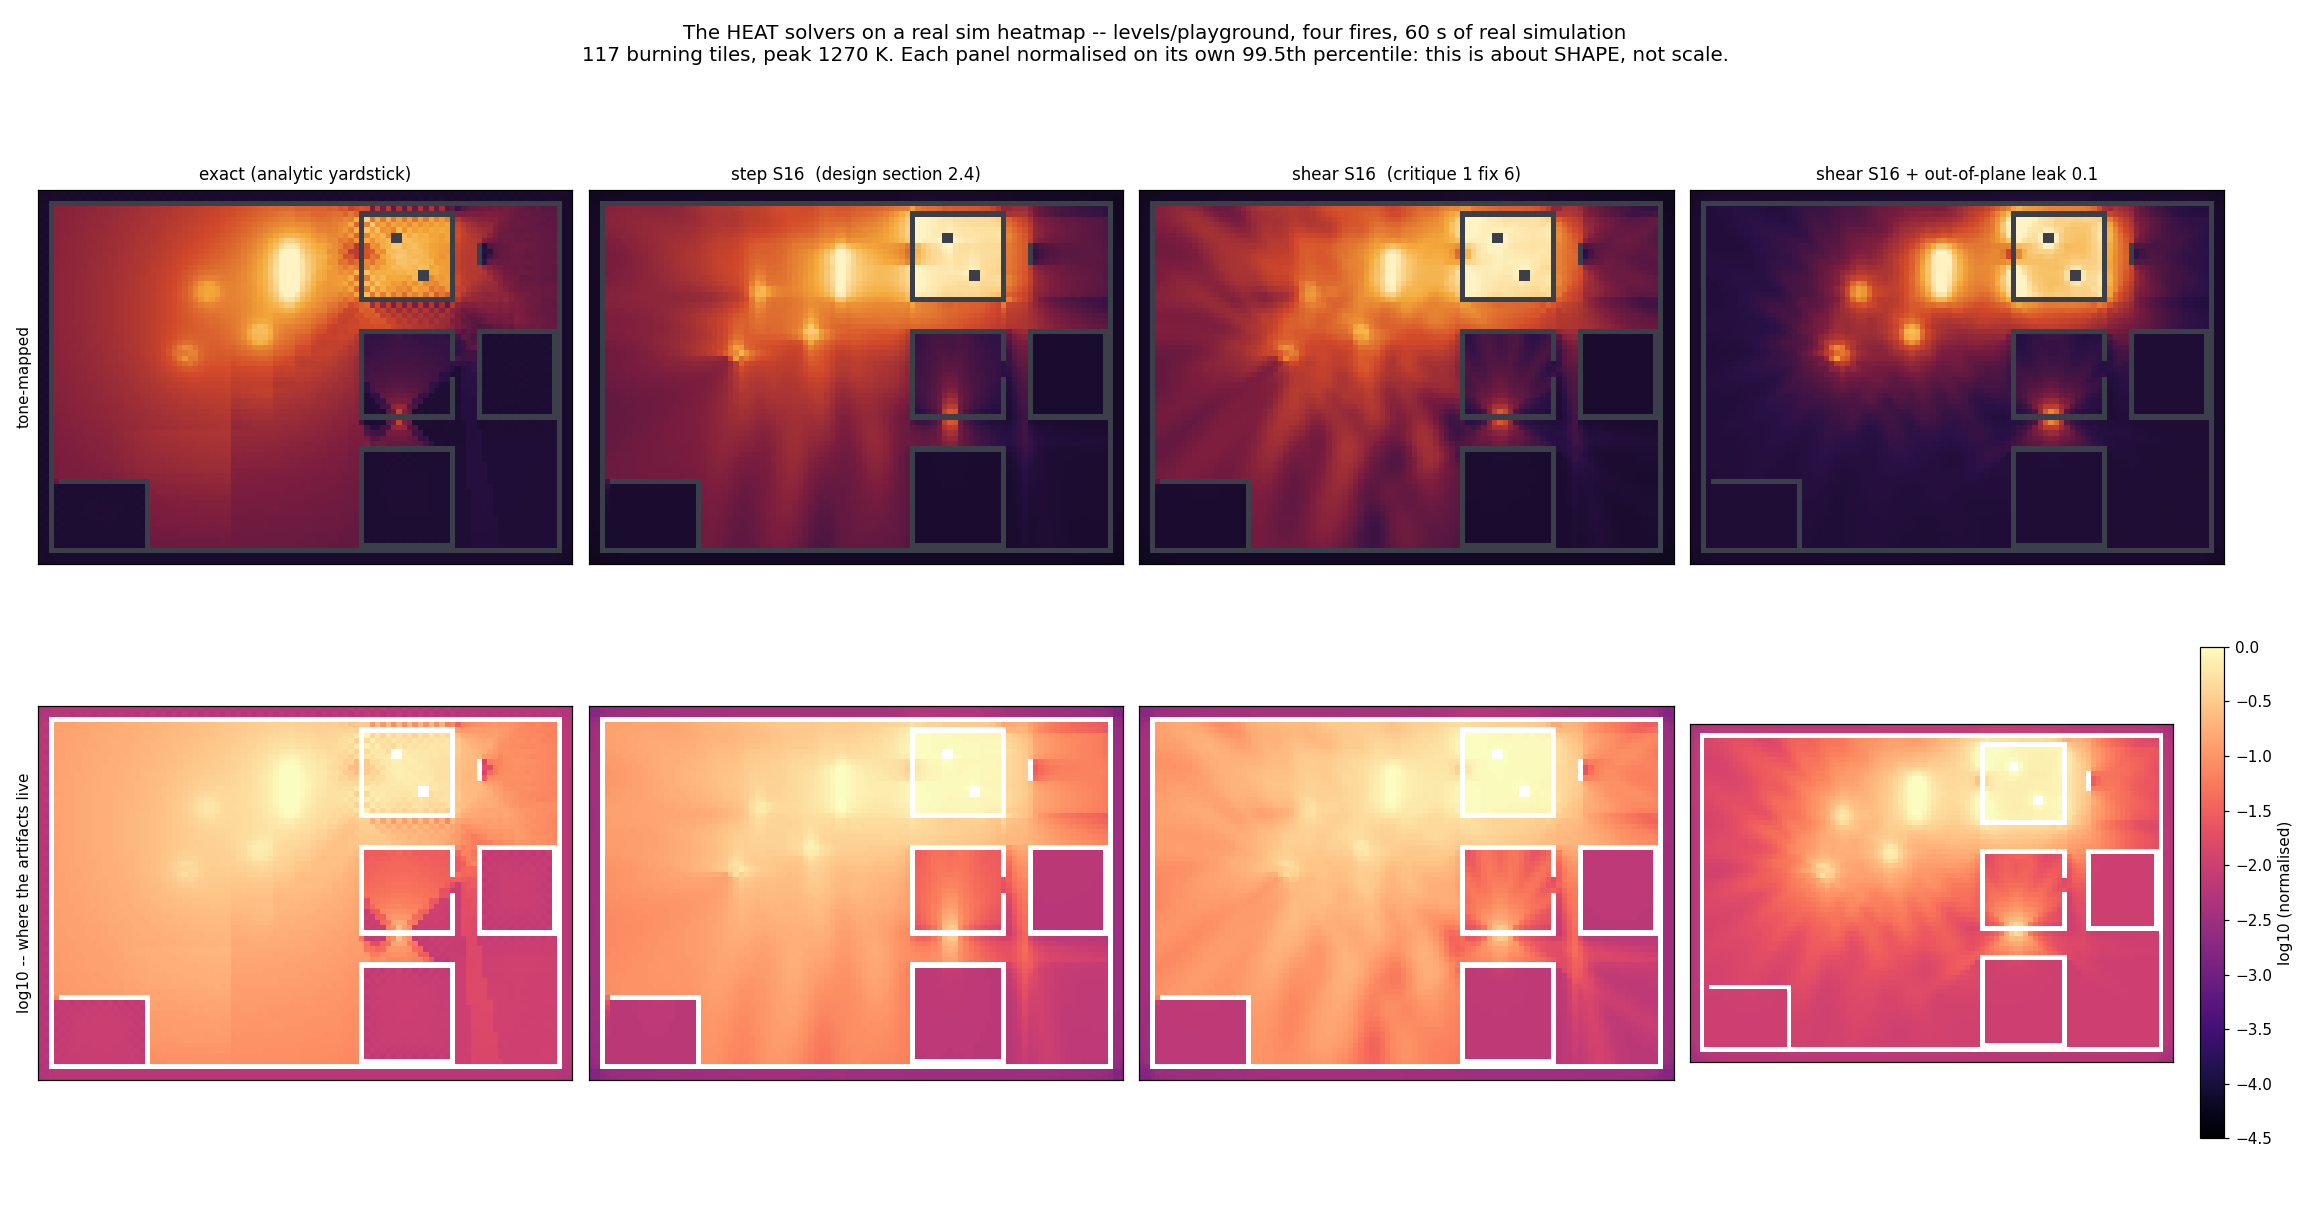

Write Python code to recreate this figure.
"""Task 1 -- the solvers on a REAL heatmap from the running sim (2026-09-13).

Erik: "I'd like to look at these solvers one more time, but using an actual heatmap
from a game sim as input... we would need to start a few fires, or even fake such a
heatmap. Also have some flashlights perhaps."  And: "I could accept the artifacts, but
I'd like to see them with more light sources first."

Input is heatmap_<level>.npz, dumped from the real Simulation after real fires burned
for a real minute (four ignition sites on levels/playground, 117 burning tiles at the
dump, peak 977 game = 1270 K).  No synthetic point source anywhere in this file.

WHAT THE COLUMNS ARE
    exact       analytic E/(2*pi*r) with visibility -- the yardstick, no discretisation
    step S16    the transport step the design specifies (section 2.4)
    shear S16   critique 1's proposed fix (required change 6)
    + leak      the same, with the derived out-of-plane leak k = 0.10 for a 2.5 m deck

Run:
    C:/Users/steen/anaconda3/python.exe docs/ray_engine_v2_scheme_study_2026-09-13/real_scene_heat_sweeps.py
"""
from __future__ import annotations
import math, sys
from pathlib import Path
import numpy as np

HERE = Path(__file__).resolve().parent
sys.path.insert(0, str(HERE))
sys.path.insert(0, str(HERE))

RAD_SCALE = 5.1427e-5
K_AMB = 293.0
K_LEAK = 0.10                 # derived: ln(1 + r^2/a^2)/(2r) for a 2.5 m deck
LEVEL = "playground"

PALETTE = ["#05050c", "#2a1146", "#7b1d3f", "#d2492a", "#f4a93a", "#fff3c4"]
WALL_COLOUR = "#3a3f4a"
GAMMA = 0.42
CLIP_PCT = 99.5

# --- the reference sweep, float, paired bookkeeping -------------------------
def ordinates(n=16, phase=0.0):
    ang = (np.arange(n) + 0.5) * (2*math.pi/n) + phase
    return np.cos(ang), np.sin(ang), 1.0/n

def sweep(a, E, kleak=0.0, E_amb=0.0, n=16, phase=0.0, theta=1.0):
    """theta = 0 -> step (two-face cosine split); theta = 1 -> shear."""
    h, w = a.shape
    kl = np.broadcast_to(np.asarray(kleak, float), (h, w))
    mus, etas, wt = ordinates(n, phase)
    fluence = np.zeros((h, w))
    for mu, eta in zip(mus, etas):
        am, ae = abs(mu), abs(eta)
        sx, sy = (1 if mu > 0 else -1), (1 if eta > 0 else -1)
        x_major = am >= ae
        f = (ae/am) if x_major else (am/ae)
        fx_w = am/(am+ae)
        inflow = np.zeros((h, w))
        src = E * wt
        xs = range(w) if mu > 0 else range(w-1, -1, -1)
        ys = range(h) if eta > 0 else range(h-1, -1, -1)
        order = (((y, x) for x in xs for y in ys) if x_major
                 else ((y, x) for y in ys for x in xs))
        for y, x in order:
            i_in = inflow[y, x]
            stream = i_in * (1.0 - kl[y, x]) + E_amb * wt * kl[y, x]
            ai = a[y, x]
            i_out = stream - stream*ai + src[y, x]*ai
            fluence[y, x] += stream
            nx, ny = x+sx, y+sy
            def push(ty, tx, amt):
                if 0 <= tx < w and 0 <= ty < h:
                    inflow[ty, tx] += amt
            i_step = i_out * (1.0 - theta)
            i_sh = i_out - i_step
            sfx = i_step * fx_w
            push(y, nx, sfx); push(ny, x, i_step - sfx)
            ha = i_sh * (1.0 - f)
            if x_major:
                push(y, nx, ha); push(ny, nx, i_sh - ha)
            else:
                push(ny, x, ha); push(ny, nx, i_sh - ha)
    return fluence

def solve_exact(E, opaque, chunk=64):
    """Analytic 2D yardstick: sum over emitters of E/(2*pi*r), with visibility.

    Vectorised over the whole grid per source -- the naive triple loop is ~10^8
    Python steps on a 70x100 map with 500 emitters and does not finish.
    """
    h, w = E.shape
    out = np.zeros((h, w))
    yy, xx = np.mgrid[0:h, 0:w].astype(float)
    op = opaque.astype(np.uint8)
    srcs = np.argwhere(E > 0)
    K = 96                                     # samples along each segment
    ts = (np.arange(1, K) / K)[:, None, None]  # (K-1, 1, 1)
    for n, (sy, sx) in enumerate(srcs):
        e = float(E[sy, sx])
        dy, dx = yy - sy, xx - sx
        r = np.hypot(dy, dx)
        vis = r >= 0.75
        py = np.clip(np.rint(sy + dy[None] * ts), 0, h - 1).astype(np.intp)
        px = np.clip(np.rint(sx + dx[None] * ts), 0, w - 1).astype(np.intp)
        blocked = op[py, px]
        # the source tile itself never blocks
        blocked &= ~((py == sy) & (px == sx))
        vis &= ~(blocked.any(axis=0).astype(bool))
        vis &= ~opaque
        out[vis] += e / (2 * np.pi * r[vis])
    return out


def tonemap(f, opaque, gamma=GAMMA, hi=None):
    v = np.array(f, float)
    if hi is None:
        hi = np.percentile(v[~opaque], CLIP_PCT)
    v = np.clip(v/max(hi, 1e-12), 0, 1) ** gamma
    return np.ma.array(v, mask=opaque)

def main():
    import matplotlib; matplotlib.use("Agg")
    import matplotlib.pyplot as plt
    from matplotlib.colors import LinearSegmentedColormap

    d = np.load(HERE / f"heatmap_{LEVEL}.npz", allow_pickle=True)
    T = d["temperature"].astype(float)
    a = d["heat_atten"].astype(float)
    solid = d["solid"]
    E = np.where(a > 0, RAD_SCALE * (K_AMB + np.maximum(T, 0.0))**4, 0.0)
    E_amb = RAD_SCALE * K_AMB**4
    opaque = solid & (a >= 0.99)
    print(f"{LEVEL}: {T.shape}, {int((T>100).sum())} tiles over 100 game, "
          f"peak {T.max():.0f} game ({K_AMB+T.max():.0f} K)")

    # R-K: EVERY cell with a > 0 radiates by its own temperature, so the yardstick
    # must include all of them, not just the fires -- otherwise it is not the same
    # problem the sweeps are solving and the comparison is meaningless.
    E_src = np.where(a > 0, E * a, 0.0)
    print(f"  {int((E_src>0).sum())} emitting tiles for the analytic yardstick "
          f"(every cell with a>0, per R-K)")

    ex = solve_exact(E_src, opaque)
    ex += E_amb * ~opaque      # the ambient sky floor the sweeps also carry
    cols = [("exact (analytic yardstick)", ex),
            ("step S16  (design section 2.4)", sweep(a, E, E_amb=E_amb, theta=0.0)),
            ("shear S16  (critique 1 fix 6)", sweep(a, E, E_amb=E_amb, theta=1.0)),
            (f"shear S16 + out-of-plane leak {K_LEAK}",
             sweep(a, E, kleak=K_LEAK, E_amb=E_amb, theta=1.0))]

    fire = LinearSegmentedColormap.from_list("fire", PALETTE)
    fire.set_bad(WALL_COLOUR)
    fig, axes = plt.subplots(2, 4, figsize=(21, 11))
    ref_hi = np.percentile(cols[0][1][~opaque], CLIP_PCT)
    for c, (name, f) in enumerate(cols):
        axes[0, c].imshow(tonemap(f, opaque, hi=np.percentile(f[~opaque], CLIP_PCT)),
                          cmap=fire, vmin=0, vmax=1, interpolation="nearest")
        axes[0, c].set_title(name, fontsize=11)
        axes[0, c].set_xticks([]); axes[0, c].set_yticks([])
        hi = np.percentile(f[~opaque], CLIP_PCT)
        lg = np.where(opaque, np.nan, np.log10(np.maximum(f/max(hi, 1e-12), 1e-6)))
        im = axes[1, c].imshow(lg, cmap="magma", vmin=-4.5, vmax=0,
                               interpolation="nearest")
        axes[1, c].set_xticks([]); axes[1, c].set_yticks([])
        if c == 3:
            fig.colorbar(im, ax=axes[1, c], fraction=0.046, label="log10 (normalised)")
    axes[0, 0].set_ylabel("tone-mapped", fontsize=10)
    axes[1, 0].set_ylabel("log10 -- where the artifacts live", fontsize=10)
    fig.suptitle(
        f"The HEAT solvers on a real sim heatmap -- levels/{LEVEL}, four fires, 60 s of "
        f"real simulation\n"
        f"117 burning tiles, peak {K_AMB+T.max():.0f} K. Each panel normalised on its own "
        f"99.5th percentile: this is about SHAPE, not scale.", fontsize=13)
    fig.tight_layout()
    fig.savefig(HERE / "real_scene_heat_sweeps.png", dpi=110)
    print("wrote", HERE / "real_scene_heat_sweeps.png")
    # Agreement with the yardstick, for the two schemes solving the SAME problem.
    # The leak column deliberately solves a different one (it exports out of plane),
    # so scoring it against a no-leak yardstick would be a category error.
    print("")
    print(f"{'scheme':<40}{'mean |log10 ratio| vs exact':>30}")
    m = (~opaque) & (cols[0][1] > 0)
    for name, f in cols[1:3]:
        r = np.log10(np.maximum(f[m], 1e-12) / np.maximum(cols[0][1][m], 1e-12))
        print(f"{name:<40}{np.abs(r).mean():>30.3f}")
    print("    (the leak column solves a different problem by design -- not scored here)")

if __name__ == "__main__":
    main()
